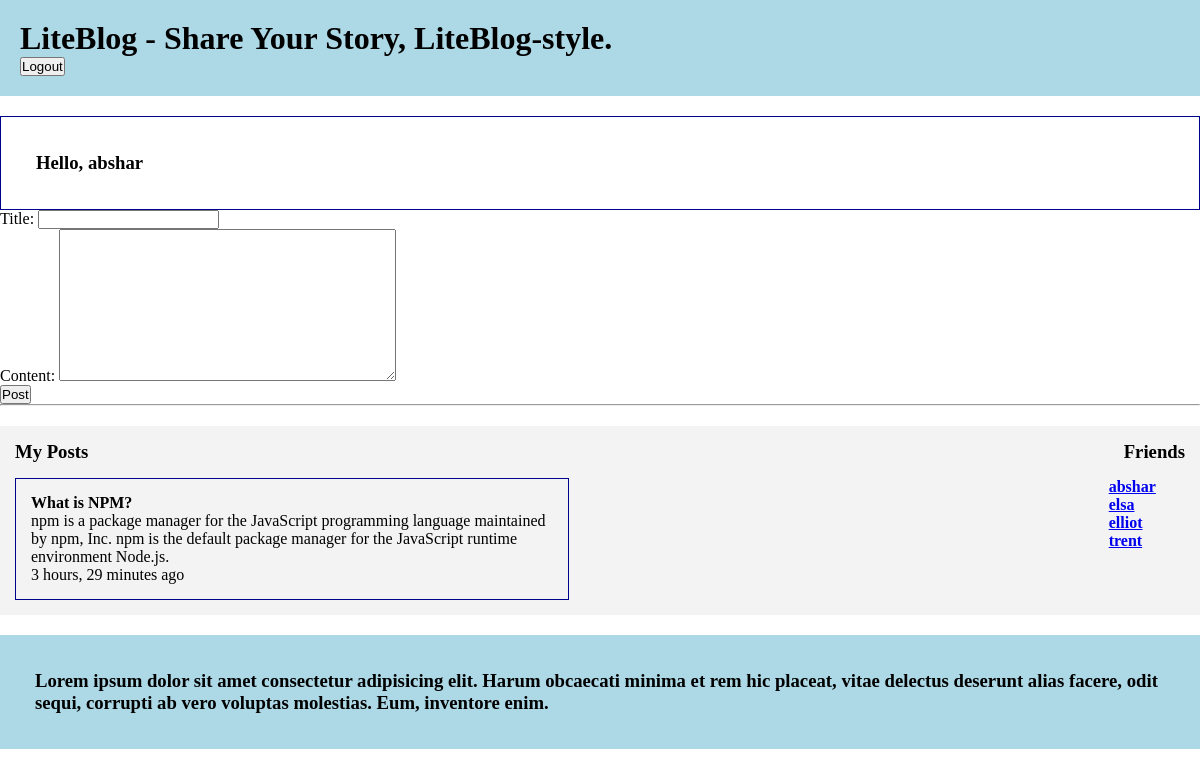
Screenshot of / (signed in) with the database file from the repository.
### blog_user/models.py (models this page shows, shortened)
class Post(models.Model):
    author = models.ForeignKey(User, on_delete=models.CASCADE)
    title = models.CharField(max_length=200,null=True)
    content = models.TextField(blank=True,null=True)
    created_at = models.DateTimeField(auto_now_add=True,blank=True,null=True)

class Profile(models.Model):
    user = models.OneToOneField(User, on_delete=models.CASCADE)
    username = models.CharField(max_length=50,blank=True,null=True)
    email = models.EmailField(max_length=50,blank=True,null=True)
    bio = models.TextField(max_length=200, blank=True,null=True)
    location = models.CharField(max_length=100,blank=True,null=True)

### blog_user/views.py (the view)
# urls.py: path('',views.home,name='home'),
@login_required(login_url='login')
def home(request):
    form = PostForm
    if request.method == 'POST':
        form = PostForm(request.POST)
        if form.is_valid():
            post = form.save(commit=False) #add user to profile model
            post.author = request.user
            post.save()
    user_posts = Post.objects.filter(author=request.user)
    all_users = Profile.objects.all()
    context = {'form':form,'posts':user_posts,'all_users':all_users}
    return render(request,'blog_user/home.html',context)

### blog_user/templates/blog_user/home.html (shortened to what this page needs)
{% extends 'blog_user/base.html' %}
{% block content %}
<div class="content">
    <h3>Hello, {{request.user}}</h3>
</div>
<div class="add-post">
    <form method="post">
        {{form.as_p}}
        <button type="submit">Post</button>
    </form>
</div>
<hr>
<div class="container">
    <div>
        <h3>My Posts</h3>
        {% for post in posts %}
            <div class="posts">
                <h4>{{ post.title }}</h4>
                <p>{{ post.content }}</p>
                <p>{{ post.created_at | timesince }} ago</p>
            </div>
        {% endfor %}
    </div>
    <div>
        <h3>Friends</h3>
        {% for friend in all_users %}
            <h4><a href="{% url 'friend' friend.id %}">{{friend.username}}</a></h4>
        {% endfor %}
    </div>
</div>
{% endblock %}

### blog_user/templates/blog_user/base.html (style rules this page uses)
* { margin: 0; padding: 0; box-sizing: border-box; }

### blog_user/templates/blog_user/home.html (style rules this page uses)
.content { padding: 20px; border: 1px solid darkblue; }
.posts { border: 1px solid darkblue; padding: 15px; width: 50%; margin: 15px; }
.container { display: flex; justify-content: center; margin-top: 20px; background-color: rgb(243, 243, 243); }
h3 { margin: 15px; }

### rows the page displays
Post: title "What is NPM?", content "npm is a package manager for the JavaScript programming language maintained by npm, Inc. npm is the default package manager for the JavaScript runtime environment Node.js.", created_at "3 hours, 29 minutes"
Profile: username "abshar"
Profile: username "elsa"
Profile: username "elliot"
Profile: username "trent"

### other values shown
{{ request.user }} "abshar"
